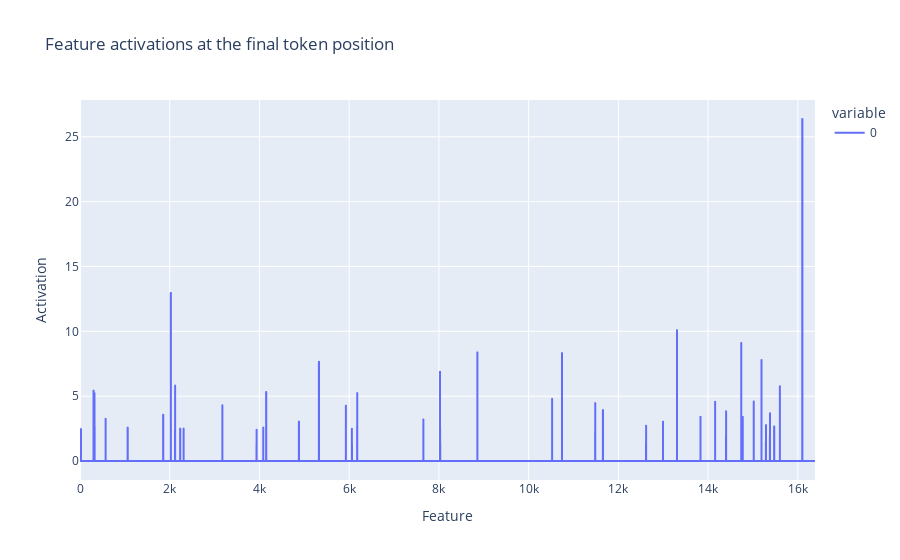

Source (notebook cell):
### Code cell
from IPython.display import IFrame
html_template = "https://neuronpedia.org/{}/{}/{}?embed=true&embedexplanation=true&embedplots=true&embedtest=true&height=300"

def get_dashboard_html(sae_release = "gemma-2-2b", sae_id="8-gemmascope-res-16k", feature_idx=0):
    return html_template.format(sae_release, sae_id, feature_idx)

# Create the line plot
fig = px.line(
    cache['blocks.8.hook_resid_post.hook_sae_acts_post'][0, -1, :].cpu().numpy(),
    title="Feature activations at the final token position",
    labels={"index": "Feature", "value": "Activation"},
)

# Show the plot (optional, for interactive display)
fig.show()

# Save the figure to a file
fig.write_image("feature_activations.png")  # Save as a PNG image

# let's print the top 5 features and how much they fired
vals, inds = torch.topk(cache['blocks.8.hook_resid_post.hook_sae_acts_post'][0, -1, :], 15)
for val, ind in zip(vals, inds):
    print(f"Feature {ind} fired {val:.2f}")
    # html = get_dashboard_html(sae_release = "gemma-2-2b", sae_id="8-gemmascope-res-16k", feature_idx=ind)
    # display(IFrame(html, width=1200, height=300))

### Figure 1 — Plotly figure (JSON) as saved in the notebook; plotly's stock layout.template omitted (floating-point values rounded to 4 significant figures; data arrays with more than 128 entries replaced by an {"elided": "..."} marker saying what was removed)
{"data": [{"hovertemplate": "variable=0<br>Feature=%{x}<br>Activation=%{y}<extra></extra>", "legendgroup": "0", "line": {"color": "#636efa", "dash": "solid"}, "marker": {"symbol": "circle"}, "mode": "lines", "name": "0", "showlegend": true, "type": "scattergl", "x": {"elided": "16384 int values"}, "xaxis": "x", "y": {"elided": "16384 float values"}, "yaxis": "y"}], "layout": {"legend": {"title": {"text": "variable"}, "tracegroupgap": 0}, "title": {"text": "Feature activations at the final token position"}, "xaxis": {"anchor": "y", "domain": [0, 1], "title": {"text": "Feature"}}, "yaxis": {"anchor": "x", "domain": [0, 1], "title": {"text": "Activation"}}}}
